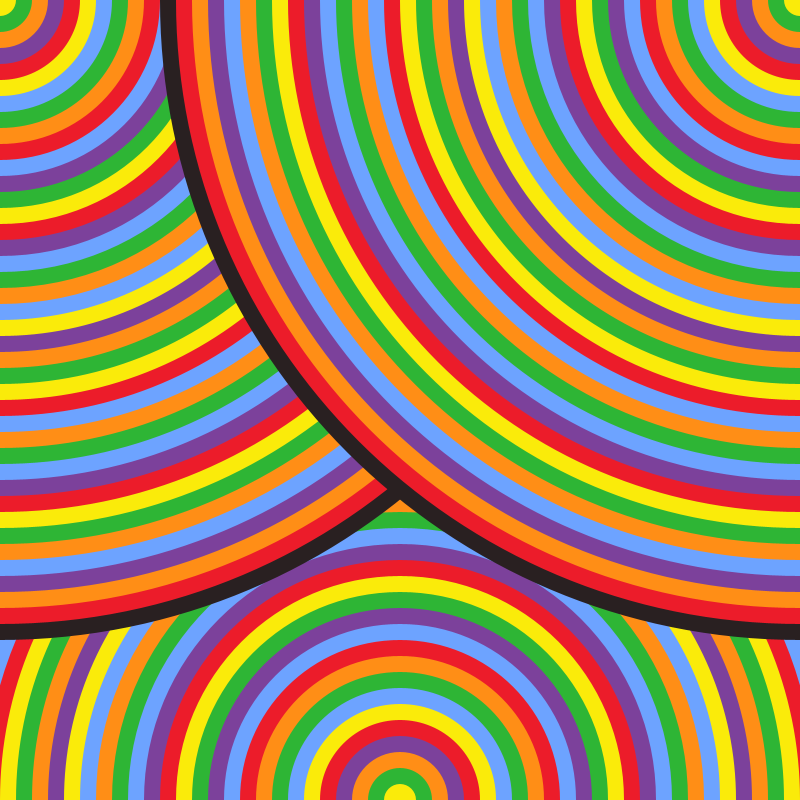
Frame 1 (no input)
Frame 60 (the mouse pressed at the canvas centre just before this capture): identical to frame 1, image omitted
Frame 120 (the mouse held since frame 60 and released just before this capture): identical to frame 1, image omitted

The Processing sketch that drew this single still picture (run headless with seeded random() and noise(); from frame 60 on, the mouse is pressed at the canvas centre):

// Processing sketch: Sol_Lewitt_colour_bands
// ── Sol_Lewitt_colour_bands.pde
void setup() {
  size(800, 800);
  background(204);
}

void draw() {
  //lower circle 25 rounds
 
  noStroke();
  
  fill(41,32,33); //00 dark blue BORDER
  ellipse(400,800,width*1.12,height*1.12);
  
  fill(109,163,255); //01 blue
  ellipse(400,800,width*1.08,height*1.08);
  
  fill(236,28,42); //02 red
  ellipse(400,800,width*1.04,height*1.04);
  
  fill(250,235,10); //03 yellow
  ellipse(400,800,width*1,height*1);  
  
  fill(46,181,53); //04 green
  ellipse(400,800,width*0.96,height*0.96);
  
  fill(255,142,22); //05 orange
  ellipse(400,800,width*0.92,height*0.92);
  
  fill(124,65,155); //06 purple
  ellipse(400,800,width*0.88,height*0.88);
  
  fill(250,235,10); //07 yellow
  ellipse(400,800,width*0.84,height*0.84);
  
  fill(109,163,255); //08 blue
  ellipse(400,800,width*0.8,height*0.8);
  
  fill(255,142,22); //09 orange
  ellipse(400,800,width*0.76,height*0.76);
  
  fill(46,181,53); //10 green
  ellipse(400,800,width*0.72,height*0.72);
  
  fill(109,163,255); //11 blue
  ellipse(400,800,width*0.68,height*0.68);
  
  fill(124,65,155); //12 purple
  ellipse(400,800,width*0.64,height*0.64);
    
  fill(236,28,42); //13 red
  ellipse(400,800,width*0.60,height*0.60);
  
  fill(250,235,10); //14 yellow
  ellipse(400,800,width*0.56,height*0.56);
  
  fill(46,181,53); //15 green
  ellipse(400,800,width*0.52,height*0.52);
  
  fill(124,65,155); //16 purple
  ellipse(400,800,width*0.48,height*0.48);
    
  fill(109,163,255); //17 blue
  ellipse(400,800,width*0.44,height*0.44);
  
  fill(236,28,42); //18 red
  ellipse(400,800,width*0.40,height*0.40);
      
  fill(255,142,22); //19 orange
  ellipse(400,800,width*0.36,height*0.36);
  
  fill(46,181,53); //20 green
  ellipse(400,800,width*0.32,height*0.32);
  
  fill(109,163,255); //21 blue
  ellipse(400,800,width*0.28,height*0.28);
  
  fill(250,235,10); //22 yellow
  ellipse(400,800,width*0.24,height*0.24);
    
  fill(236,28,42); //23 red
  ellipse(400,800,width*0.20,height*0.20);
  
  fill(124,65,155); //24 purple
  ellipse(400,800,width*0.16,height*0.16);
    
  fill(255,142,22); //25 orange
  ellipse(400,800,width*0.12,height*0.12);
  
  fill(46,181,53); //26 green
  ellipse(400,800,width*0.08,height*0.08);
  
  fill(250,235,10); //27 yellow
  ellipse(400,800,width*0.04,height*0.04);





  // LEFT CIRCLE
    fill(41,32,33); //00 dark blue BORDER
  ellipse(0,0,width*1.60,height*1.60);
  
  fill(236,28,42); //01 red
  ellipse(0,0,width*1.56,height*1.56);
  
  fill(255,142,22); //02 orange
  ellipse(0,0,width*1.52,height*1.52);
  
  fill(124,65,155); //03 purple
  ellipse(0,0,width*1.48,height*1.48);
  
  fill(109,163,255); //04 blue
  ellipse(0,0,width*1.44,height*1.44);
  
  fill(255,142,22); //05 orange
  ellipse(0,0,width*1.40,height*1.40);
  
  fill(46,181,53); //06 green
  ellipse(0,0,width*1.36,height*1.36);
  
  fill(250,235,10); //07 yellow
  ellipse(0,0,width*1.32,height*1.32);
  
  fill(236,28,42); //08 red
  ellipse(0,0,width*1.28,height*1.28);
  
  fill(124,65,155); //09 purple
  ellipse(0,0,width*1.24,height*1.24);
  
  fill(109,163,255); //10 blue
  ellipse(0,0,width*1.20,height*1.20);
  
  fill(46,181,53); //11 green
  ellipse(0,0,width*1.16,height*1.16);
  
  fill(255,142,22); //12 orange
  ellipse(0,0,width*1.12,height*1.12);
  
  fill(109,163,255); //13 blue
  ellipse(0,0,width*1.08,height*1.08);
  
  fill(236,28,42); //14 red
  ellipse(0,0,width*1.04,height*1.04);
  
  fill(250,235,10); //15 yellow
  ellipse(0,0,width*1,height*1);  
  
  fill(46,181,53); //16 green
  ellipse(0,0,width*0.96,height*0.96);
  
  fill(255,142,22); //17 orange
  ellipse(0,0,width*0.92,height*0.92);
  
  fill(124,65,155); //18 purple
  ellipse(0,0,width*0.88,height*0.88);
  
  fill(250,235,10); //19 yellow
  ellipse(0,0,width*0.84,height*0.84);
  
  fill(109,163,255); //20 blue
  ellipse(0,0,width*0.8,height*0.8);
  
  fill(255,142,22); //21 orange
  ellipse(0,0,width*0.76,height*0.76);
  
  fill(46,181,53); //22 green
  ellipse(0,0,width*0.72,height*0.72);
  
  fill(109,163,255); //23 blue
  ellipse(0,0,width*0.68,height*0.68);
  
  fill(124,65,155); //24 purple
  ellipse(0,0,width*0.64,height*0.64);
    
  fill(236,28,42); //25 red
  ellipse(0,0,width*0.60,height*0.60);
  
  fill(250,235,10); //26 yellow
  ellipse(0,0,width*0.56,height*0.56);
  
  fill(46,181,53); //27 green
  ellipse(0,0,width*0.52,height*0.52);
  
  fill(124,65,155); //28 purple
  ellipse(0,0,width*0.48,height*0.48);
    
  fill(109,163,255); //29 blue
  ellipse(0,0,width*0.44,height*0.44);
  
  fill(236,28,42); //30 red
  ellipse(0,0,width*0.40,height*0.40);
      
  fill(255,142,22); //31 orange
  ellipse(0,0,width*0.36,height*0.36);
  
  fill(46,181,53); //32 green
  ellipse(0,0,width*0.32,height*0.32);
  
  fill(109,163,255); //33 blue
  ellipse(0,0,width*0.28,height*0.28);
  
  fill(250,235,10); //34 yellow
  ellipse(0,0,width*0.24,height*0.24);
    
  fill(236,28,42); //35 red
  ellipse(0,0,width*0.20,height*0.20);
  
  fill(124,65,155); //36 purple
  ellipse(0,0,width*0.16,height*0.16);
    
  fill(255,142,22); //37 orange
  ellipse(0,0,width*0.12,height*0.12);
  
  fill(46,181,53); //38 green
  ellipse(0,0,width*0.08,height*0.08);
  
  fill(250,235,10); //39 yellow
  ellipse(0,0,width*0.04,height*0.04);
  
    // RIGHT CIRCLE
    fill(41,32,33); //00 dark blue BORDER
  ellipse(800,0,width*1.60,height*1.60);
  
  fill(236,28,42); //01 red
  ellipse(800,0,width*1.56,height*1.56);
  
  fill(255,142,22); //02 orange
  ellipse(800,0,width*1.52,height*1.52);
  
  fill(124,65,155); //03 purple
  ellipse(800,0,width*1.48,height*1.48);
  
  fill(109,163,255); //04 blue
  ellipse(800,0,width*1.44,height*1.44);
  
  fill(255,142,22); //05 orange
  ellipse(800,0,width*1.40,height*1.40);
  
  fill(46,181,53); //06 green
  ellipse(800,0,width*1.36,height*1.36);
  
  fill(250,235,10); //07 yellow
  ellipse(800,0,width*1.32,height*1.32);
  
  fill(236,28,42); //08 red
  ellipse(800,0,width*1.28,height*1.28);
  
  fill(124,65,155); //09 purple
  ellipse(800,0,width*1.24,height*1.24);
  
  fill(109,163,255); //10 blue
  ellipse(800,0,width*1.20,height*1.20);
  
  fill(46,181,53); //11 green
  ellipse(800,0,width*1.16,height*1.16);
  
  fill(255,142,22); //12 orange
  ellipse(800,0,width*1.12,height*1.12);
  
  fill(109,163,255); //13 blue
  ellipse(800,0,width*1.08,height*1.08);
  
  fill(236,28,42); //14 red
  ellipse(800,0,width*1.04,height*1.04);
  
  fill(250,235,10); //15 yellow
  ellipse(800,0,width*1,height*1);  
  
  fill(46,181,53); //16 green
  ellipse(800,0,width*0.96,height*0.96);
  
  fill(255,142,22); //17 orange
  ellipse(800,0,width*0.92,height*0.92);
  
  fill(124,65,155); //18 purple
  ellipse(800,0,width*0.88,height*0.88);
  
  fill(250,235,10); //19 yellow
  ellipse(800,0,width*0.84,height*0.84);
  
  fill(109,163,255); //20 blue
  ellipse(800,0,width*0.8,height*0.8);
  
  fill(255,142,22); //21 orange
  ellipse(800,0,width*0.76,height*0.76);
  
  fill(46,181,53); //22 green
  ellipse(800,0,width*0.72,height*0.72);
  
  fill(109,163,255); //23 blue
  ellipse(800,0,width*0.68,height*0.68);
  
  fill(124,65,155); //24 purple
  ellipse(800,0,width*0.64,height*0.64);
    
  fill(236,28,42); //25 red
  ellipse(800,0,width*0.60,height*0.60);
  
  fill(250,235,10); //26 yellow
  ellipse(800,0,width*0.56,height*0.56);
  
  fill(46,181,53); //27 green
  ellipse(800,0,width*0.52,height*0.52);
  
  fill(124,65,155); //28 purple
  ellipse(800,0,width*0.48,height*0.48);
    
  fill(109,163,255); //29 blue
  ellipse(800,0,width*0.44,height*0.44);
  
  fill(236,28,42); //30 red
  ellipse(800,0,width*0.40,height*0.40);
      
  fill(255,142,22); //31 orange
  ellipse(800,0,width*0.36,height*0.36);
  
  fill(46,181,53); //32 green
  ellipse(800,0,width*0.32,height*0.32);
  
  fill(109,163,255); //33 blue
  ellipse(800,0,width*0.28,height*0.28);
  
  fill(250,235,10); //34 yellow
  ellipse(800,0,width*0.24,height*0.24);
    
  fill(236,28,42); //35 red
  ellipse(800,0,width*0.20,height*0.20);
  
  fill(124,65,155); //36 purple
  ellipse(800,0,width*0.16,height*0.16);
    
  fill(255,142,22); //37 orange
  ellipse(800,0,width*0.12,height*0.12);
  
  fill(46,181,53); //38 green
  ellipse(800,0,width*0.08,height*0.08);
  
  fill(250,235,10); //39 yellow
  ellipse(800,0,width*0.04,height*0.04);

}
